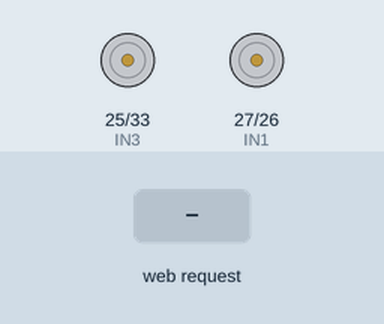
Bench run of a sketch on a simulated ESP32. Parts: motor-driver pin pairs drawn as motors (green arrow = first pin HIGH = forward, orange = second pin HIGH = backward, longer = more drive). Inputs (shaded band) come from the test bench. WiFi joins after 1.5 s; servers stay silent unless stated; what the sketch prints to the serial monitor is not drawn.

Above: at 2.7 s.
2.8 s: HTTP request GET /forward received
At 4.0 s:
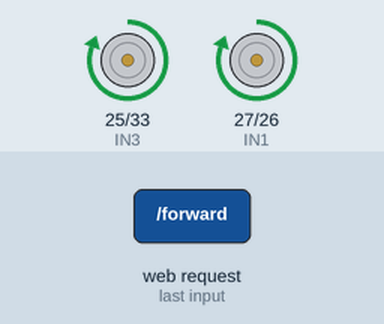
4.3 s: HTTP request GET /backward received
At 5.1 s:
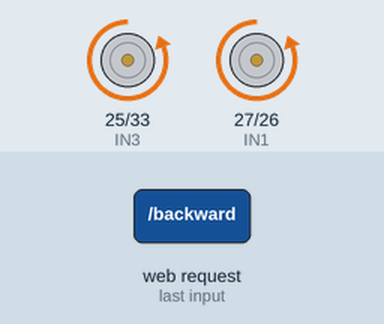
5.8 s: HTTP request GET /stop received
At 6.3 s:
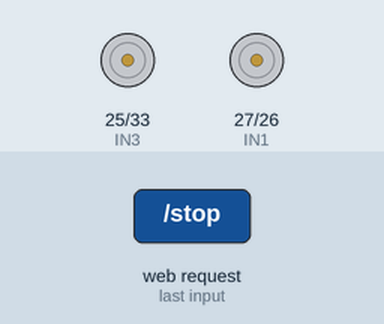
Timing chart, 0 to 8.8 s (numbered marks = the images above; inputs shaded):
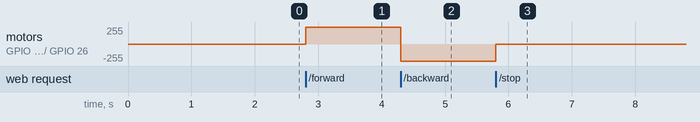

The sketch:

rover_driver.ino
```cpp
#include <WiFi.h>
#include <WebServer.h>

// WiFi Credentials (Your Laptop Hotspot)
const char* ssid = "Kernel";
const char* password = "MSI_Thin_15.";

// ESP32 Network Device Name (Hostname)
const char* hostname = "ESP_Driver";

// Motor Control Pins
#define IN1 27
#define IN2 26
#define IN3 25
#define IN4 33

WebServer server(80);

// Motor Helper Functions
void stopMotors() {
  digitalWrite(IN1, LOW);
  digitalWrite(IN2, LOW);
  digitalWrite(IN3, LOW);
  digitalWrite(IN4, LOW);
}

void moveForward() {
  digitalWrite(IN1, HIGH);
  digitalWrite(IN2, LOW);
  digitalWrite(IN3, HIGH);
  digitalWrite(IN4, LOW);
}

void moveBackward() {
  digitalWrite(IN1, LOW);
  digitalWrite(IN2, HIGH);
  digitalWrite(IN3, LOW);
  digitalWrite(IN4, HIGH);
}

// HTML Dashboard Interface
const char index_html[] PROGMEM = R"rawliteral(
<!DOCTYPE html>
<html>
<head>
  <title>ESP32 Rover Control</title>
  <meta name="viewport" content="width=device-width, initial-scale=1">
  <style>
    body { font-family: Arial, sans-serif; text-align: center; margin: 0; padding: 10px; background: #222; color: #fff; }
    h1 { color: #00adb5; }
    .video-container { margin: 15px auto; max-width: 640px; background: #000; border: 2px solid #00adb5; }
    img { width: 100%; height: auto; display: block; }
    .btn-container { display: flex; flex-direction: column; align-items: center; gap: 15px; margin-top: 20px; }
    .btn { background-color: #00adb5; color: white; border: none; padding: 20px 40px; font-size: 20px; font-weight: bold; border-radius: 10px; width: 200px; touch-action: manipulation; cursor: pointer; }
    .btn:active { background-color: #393e46; }
    .ip-input { margin: 10px; padding: 8px; font-size: 16px; border-radius: 5px; border: none; text-align: center;}
  </style>
</head>
<body>
  <h1>Rover Control Center</h1>

  <div>
    <label>ESP32-CAM IP: </label>
    <input type="text" id="camIp" class="ip-input" placeholder="e.g. 192.168.137.50">
    <button onclick="updateStream()">Connect Stream</button>
  </div>

  <div class="video-container">
    <img id="stream" src="" alt="Video Feed Off">
  </div>

  <div class="btn-container">
    <button class="btn" onmousedown="sendCommand('forward')" onmouseup="sendCommand('stop')" ontouchstart="sendCommand('forward')" ontouchend="sendCommand('stop')">FORWARD</button>
    <button class="btn" onmousedown="sendCommand('backward')" onmouseup="sendCommand('stop')" ontouchstart="sendCommand('backward')" ontouchend="sendCommand('stop')">BACKWARD</button>
  </div>

  <script>
    function updateStream() {
      var ip = document.getElementById('camIp').value;
      if (ip) {
        document.getElementById('stream').src = "http://" + ip + ":81/stream";
      }
    }

    function sendCommand(cmd) {
      fetch("/" + cmd);
    }
  </script>
</body>
</html>
)rawliteral";

void setup() {
  Serial.begin(115200);

  // Initialize Motor Pins
  pinMode(IN1, OUTPUT);
  pinMode(IN2, OUTPUT);
  pinMode(IN3, OUTPUT);
  pinMode(IN4, OUTPUT);
  stopMotors();

  // Set ESP32 Device Name (Hostname) BEFORE connecting
  WiFi.setHostname(hostname);

  // Connect to Laptop Hotspot
  WiFi.begin(ssid, password);
  Serial.print("Connecting to WiFi");
  while (WiFi.status() != WL_CONNECTED) {
    delay(500);
    Serial.print(".");
  }
  Serial.println("\nWiFi Connected!");
  Serial.print("Device Name: ");
  Serial.println(hostname);
  Serial.print("Motor Controller IP Address: ");
  Serial.println(WiFi.localIP());

  // Web Server Routes
  server.on("/", HTTP_GET, []() {
    server.send(200, "text/html", index_html);
  });

  server.on("/forward", HTTP_GET, []() {
    moveForward();
    server.send(200, "text/plain", "OK");
  });

  server.on("/backward", HTTP_GET, []() {
    moveBackward();
    server.send(200, "text/plain", "OK");
  });

  server.on("/stop", HTTP_GET, []() {
    stopMotors();
    server.send(200, "text/plain", "OK");
  });

  server.begin();
}

void loop() {
  server.handleClient();
}
```

Measured:
- after the input at 2.8 s, motor on GPIO 25 (IN3) / GPIO 33 (IN4), motor on GPIO 27 (IN1) / GPIO 26 (IN2): stopped → forward 255/255 at once
- after the input at 4.3 s, motor on GPIO 25 (IN3) / GPIO 33 (IN4), motor on GPIO 27 (IN1) / GPIO 26 (IN2): forward 255/255 → backward 255/255 at once
- after the input at 5.8 s, motor on GPIO 25 (IN3) / GPIO 33 (IN4), motor on GPIO 27 (IN1) / GPIO 26 (IN2): backward 255/255 → stopped at once
